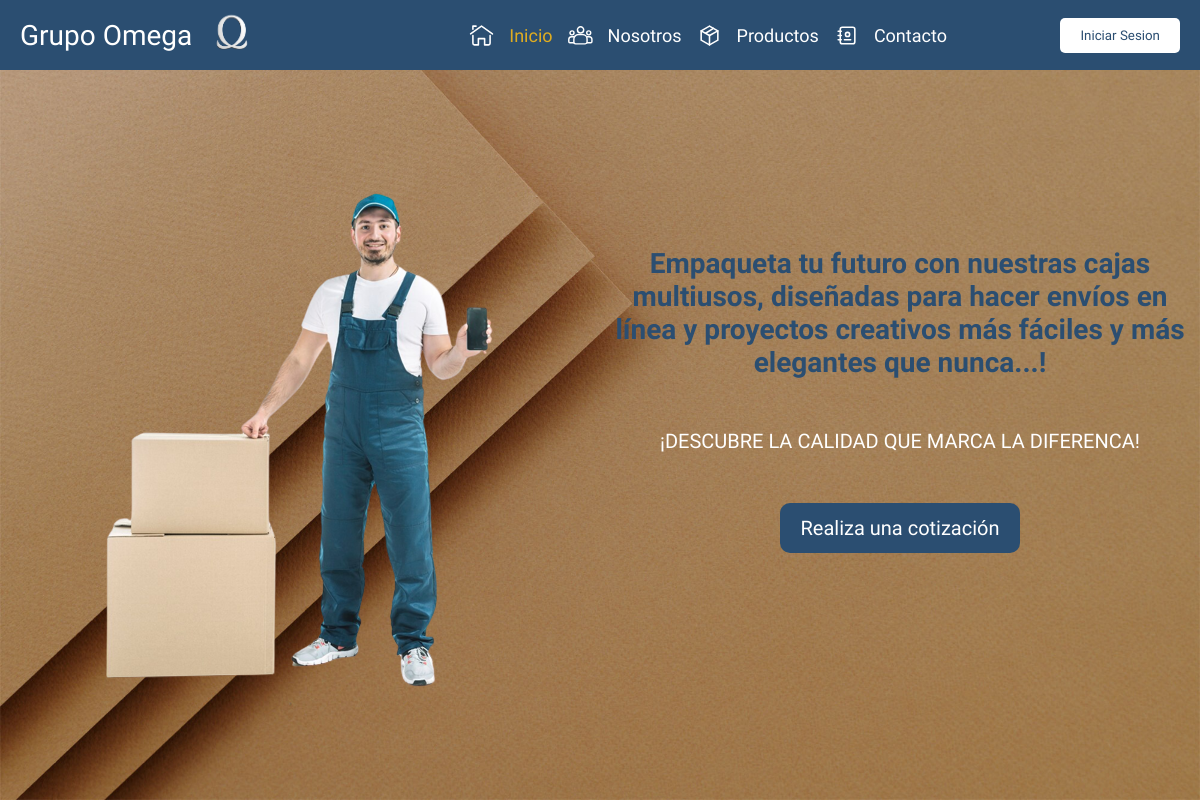
The page / on the database its author committed.
### cuenta/models.py (models this page shows, shortened)
class Pagina(models.Model):
    titulo = models.CharField(max_length=500, default="Empaqueta tu futuro con nuestras cajas multiusos...")
    titulo_dos = models.CharField(max_length=500, default="¡DESCUBRE LA CALIDAD QUE MARCA LA DIFERENCA!")
    color_letra_titulo = models.CharField(max_length=8, default="#2b4e71")
    color_letra_titulo_dos = models.CharField(max_length=8, default="#ffffff")
    color_boton = models.CharField(max_length=8, default="#2b4e71")
    color_letra_boton = models.CharField(max_length=8, default="#ffff")
    imagen_inicio = models.ImageField(upload_to='inicio/images/', blank=True, null=True)  # campo para la imagen

### inicio/views.py (the view, shortened to what this page needs)
# urls.py: path('', index.as_view(), name="inicio"),
class index(TemplateView):
    template_name = "inicio/index.html"
    def get_context_data(self, **kwargs):
        context = super().get_context_data(**kwargs)
        pagina = Pagina.objects.first()
        context['pagina'] = pagina
        return context

### inicio/templates/inicio/index.html
{% extends 'inicio/base.html' %}
{% load static %}
{% block section %}
<section class="zona-1">
    <div class="container">
        <img class="image-zona-1" src="{{ pagina.imagen_inicio.url }}" alt="">
    </div>
    <div class="txt-start">
        <h1 id="editable-heading" style="color: {{ pagina.color_letra_titulo }};" >{{ pagina.titulo }}</h1>
        <p style="color: {{ pagina.color_letra_titulo_dos }};">{{ pagina.titulo_dos }}</p>
        <button style="background-color: {{ pagina.color_boton }}; color: {{ pagina.color_letra_boton }};" class="button-send" onclick="openModalForm()">Realiza una cotización</button>
    </div>
</section>
{% endblock %}

### inicio/static/inicio/css/style.css (style rules this page uses)
* { box-sizing: border-box; margin: 0; padding: 0; font-family: 'Biryani', sans-serif; }
.zona-1,.zona-2,.zona-3,.zona-4,.zona-5,.zona-6 { position: relative; width: 100%; height: 100vh; background: url('../images/home-images/background.jpg'); background-size: 100% 100%; background-position: center center; background-attachment: fixed; background-repeat: no-repeat; display: grid; grid-template-columns: 1fr 1fr; align-items: center; justify-items: center; text-align: center; }
.zona-1 .container { max-width: 600px; }
.zona-1 .container .image-zona-1 { width: 100%; }
.zona-1 .txt-start { max-width: 600px; }
.zona-1 .txt-start h1 { font-size: 28px; }
.zona-1 .txt-start p { padding: 50px; font-size: 20px; }
.zona-1 .txt-start .button-send { border: none; padding: 13px 20px; font-size: 20px; cursor: pointer; transition: background-color 0.3s; border-radius: 10px; }

### rows shown on the page
Pagina: imagen_inicio (picture), titulo "Empaqueta tu futuro con nuestras cajas multiusos, diseñadas para hacer envíos en línea y proyectos creativos más fáciles y más elegantes que nunca...!", titulo_dos "¡DESCUBRE LA CALIDAD QUE MARCA LA DIFERENCA!"
